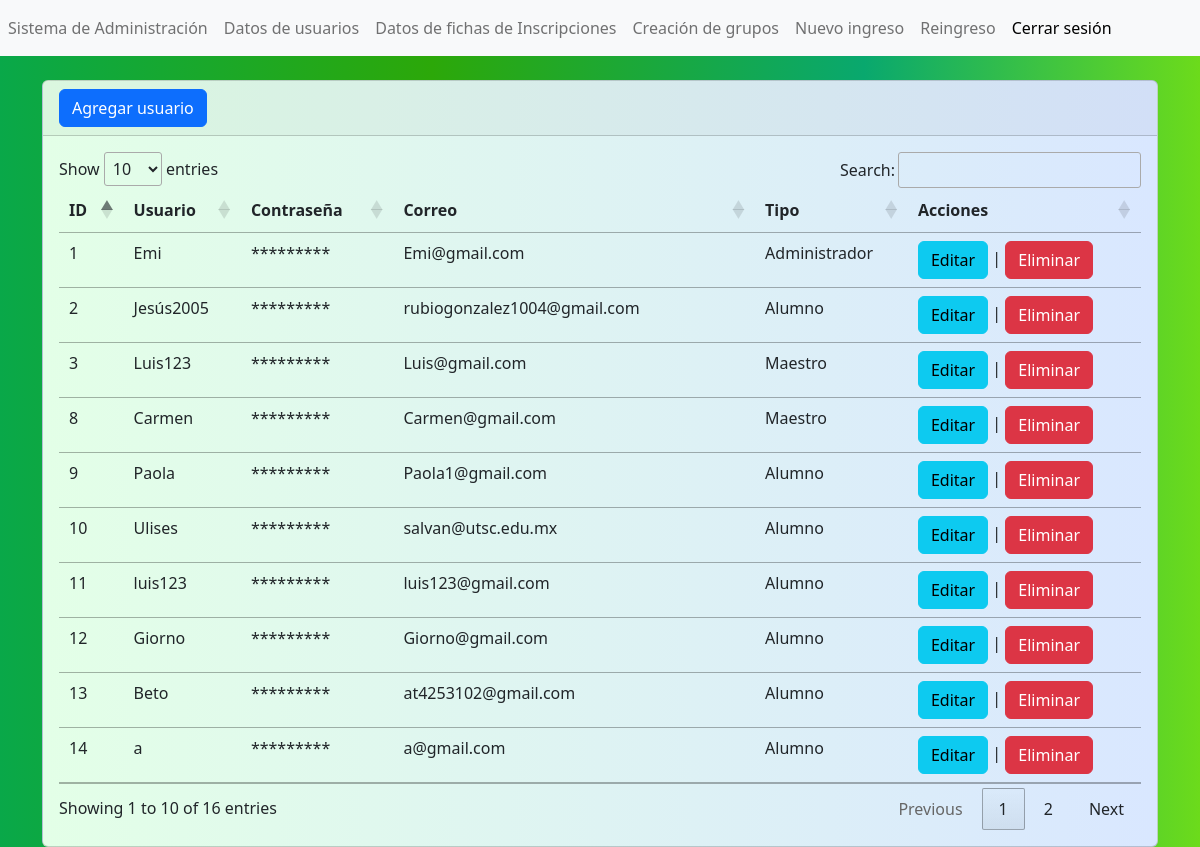
Screenshot of /administrador/usuarios/index.php (signed in) with the database file from the repository.
### tables this page shows
CREATE TABLE `usuario` (
  `id` int(11) NOT NULL,
  `usuario` text NOT NULL,
  `password` text NOT NULL,
  `correo` text NOT NULL,
  `tipo` enum('alumno','maestro','administrador') NOT NULL
);

### administrador/usuarios/index.php (the view, shortened to what this page needs)
<?php
$conexion = mysqli_connect("localhost", "root", "", "sabaticos");
$seleccion = "SELECT * FROM usuario";
$result = mysqli_query($conexion, $seleccion);
?>
<?php include("../../templates/header2.php");?>
<br>
<div class="card">
    <div class="card-header">
        <a name="" id="" class="btn btn-primary" href="crear.php" role="button">Agregar usuario</a>
    </div>
    <div class="card-body">
    <div class="table-responsive">
    <table class="table" id="tabla_id">
        <thead>
            <tr>
                <th scope="col">ID</th>
                <th scope="col">Usuario</th>
                <th scope="col">Contraseña</th>
                <th scope="col">Correo</th>
                <th scope="col">Tipo</th>
                <th scope="col">Acciones</th>
            </tr>
        </thead>
        <tbody>
        <?php while ($row = mysqli_fetch_assoc($result)) { ?>
            <tr class="">
                    <td><?php echo $row['id']; ?></td>
                    <td><?php echo $row['usuario']; ?></td>
                    <td>*********</td>
                    <td><?php echo $row['correo']; ?></td>
                    <td><?php echo obtenerTipoUsuario($row['tipo']); ?></td>
                <td>
                <a class="btn btn-info" href="editar.php?txtID=<?php echo $row['id']; ?>" role="button">Editar</a>
                    |
                    <a class="btn btn-danger" href="?txtID=<?php echo $row['id']; ?>" role="button">Eliminar</a>
                </td>
            </tr>
            <?php } ?>
        </tbody>
    </table>
</div>
    </div>
</div>
    <?php
        function obtenerTipoUsuario($tipo) {
            switch ($tipo) {
                case 'alumno':
                    return 'Alumno';
                case 'maestro':
                    return 'Maestro';
                case 'administrador':
                    return 'Administrador';
            }
        }
    ?>
<?php include("../../templates/footer2.php");?>

### templates/header2.php (style rules this page uses)
body { background: rgb(9,168,73); background: linear-gradient(90deg, rgba(9,168,73,1) 0%, rgba(44,168,9,1) 36%, rgba(9,168,110,1) 72%, rgba(108,219,27,1) 100%); }
.card { background: linear-gradient(90deg, #e3ffe7 0%, #d9e7ff 100%); }

### rows the page displays
usuario: id "1", usuario "Emi", correo "Emi@gmail.com", tipo "Administrador"
usuario: id "2", usuario "Jesús2005", correo "rubiogonzalez1004@gmail.com", tipo "Alumno"
usuario: id "3", usuario "Luis123", correo "Luis@gmail.com", tipo "Maestro"
usuario: id "8", usuario "Carmen", correo "Carmen@gmail.com", tipo "Maestro"
usuario: id "9", usuario "Paola", correo "Paola1@gmail.com", tipo "Alumno"
usuario: id "10", usuario "Ulises", correo "salvan@utsc.edu.mx", tipo "Alumno"
usuario: id "11", usuario "luis123", correo "luis123@gmail.com", tipo "Alumno"
usuario: id "12", usuario "Giorno", correo "Giorno@gmail.com", tipo "Alumno"
usuario: id "13", usuario "Beto", correo "at4253102@gmail.com", tipo "Alumno"
usuario: id "14", usuario "a", correo "a@gmail.com", tipo "Alumno"
